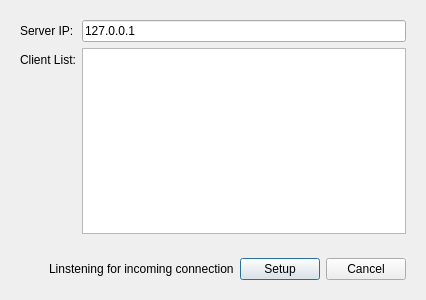
<?xml version="1.0" encoding="UTF-8"?>
<ui version="4.0">
 <class>ServerDialog</class>
 <widget class="QDialog" name="ServerDialog">
  <property name="geometry">
   <rect>
    <x>0</x>
    <y>0</y>
    <width>426</width>
    <height>300</height>
   </rect>
  </property>
  <property name="windowTitle">
   <string>Server</string>
  </property>
  <layout class="QVBoxLayout" name="verticalLayout">
   <item>
    <widget class="QWidget" name="widget" native="true">
     <property name="sizePolicy">
      <sizepolicy hsizetype="Preferred" vsizetype="Expanding">
       <horstretch>0</horstretch>
       <verstretch>0</verstretch>
      </sizepolicy>
     </property>
     <layout class="QFormLayout" name="formLayout">
      <item row="0" column="0">
       <widget class="QLabel" name="ipLabel">
        <property name="text">
         <string>Server IP:</string>
        </property>
       </widget>
      </item>
      <item row="0" column="1">
       <widget class="QLineEdit" name="ipInput">
        <property name="text">
         <string>127.0.0.1</string>
        </property>
       </widget>
      </item>
      <item row="1" column="0">
       <widget class="QLabel" name="clientLabel">
        <property name="text">
         <string>Client List:</string>
        </property>
       </widget>
      </item>
      <item row="1" column="1">
       <widget class="QListWidget" name="listWidget">
        <property name="toolTip">
         <string>Double-click to accept a connection</string>
        </property>
       </widget>
      </item>
     </layout>
    </widget>
   </item>
   <item>
    <widget class="QWidget" name="widget_2" native="true">
     <layout class="QHBoxLayout" name="horizontalLayout">
      <item>
       <spacer name="horizontalSpacer">
        <property name="orientation">
         <enum>Qt::Horizontal</enum>
        </property>
        <property name="sizeHint" stdset="0">
         <size>
          <width>40</width>
          <height>20</height>
         </size>
        </property>
       </spacer>
      </item>
      <item>
       <widget class="QLabel" name="listeningLabel">
        <property name="text">
         <string>Linstening for incoming connection</string>
        </property>
       </widget>
      </item>
      <item>
       <widget class="QPushButton" name="setupButton">
        <property name="text">
         <string>Setup</string>
        </property>
       </widget>
      </item>
      <item>
       <widget class="QPushButton" name="cancelButton">
        <property name="text">
         <string>Cancel</string>
        </property>
       </widget>
      </item>
     </layout>
    </widget>
   </item>
  </layout>
 </widget>
 <resources/>
 <connections/>
</ui>
